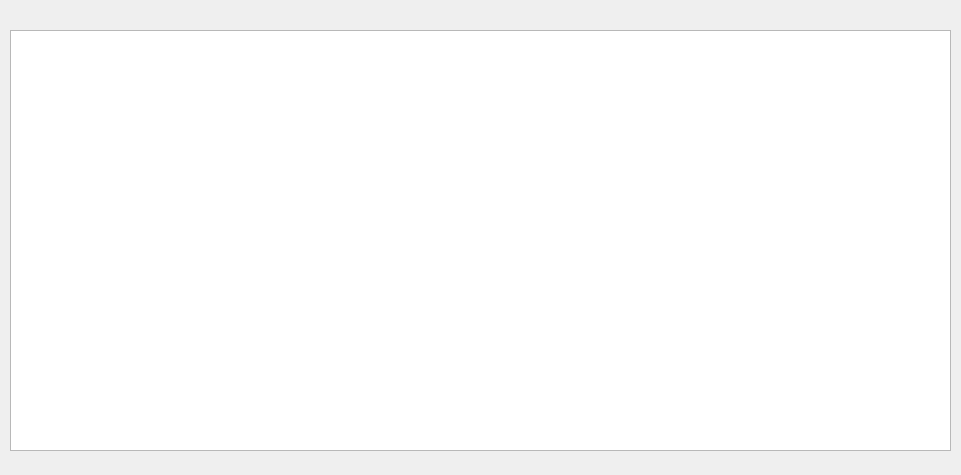
<?xml version="1.0" encoding="UTF-8"?>
<ui version="4.0">
 <class>helpForm</class>
 <widget class="QWidget" name="helpForm">
  <property name="geometry">
   <rect>
    <x>0</x>
    <y>0</y>
    <width>961</width>
    <height>475</height>
   </rect>
  </property>
  <property name="windowTitle">
   <string>Form</string>
  </property>
  <widget class="QTextBrowser" name="textBrowser">
   <property name="geometry">
    <rect>
     <x>10</x>
     <y>30</y>
     <width>941</width>
     <height>421</height>
    </rect>
   </property>
  </widget>
 </widget>
 <resources/>
 <connections/>
</ui>
